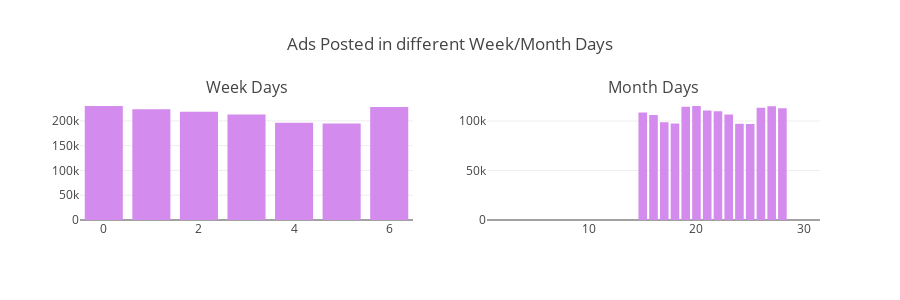

Notebook cell for this chart:
### Markdown cell above
<a id="5-10"></a>
### 5.10 On which Month Day and Week Day, the items are activated

### Code cell
trace1 = _generate_bar_plot_ver(train_df, cols[7], "WeekDays", '#d38bed', 700, 400, 200, limit=30, need_trace = True)
trace2 = _generate_bar_plot_ver(train_df, cols[8], "MonthDays", '#d38bed', 700, 400, 200, limit=30, need_trace = True)


fig = tools.make_subplots(rows=1, cols=2, print_grid=False, subplot_titles = ['Week Days','Month Days'])
fig.append_trace(trace1, 1, 1);
fig.append_trace(trace2, 1, 2);

fig['layout'].update(height=300,title='Ads Posted in different Week/Month Days', showlegend=False);
iplot(fig);

### Figure 1 — Plotly figure (JSON) as saved in the notebook; plotly's stock layout.template omitted (floating-point values rounded to 4 significant figures)
{"data": [{"marker": {"color": "#d38bed"}, "type": "bar", "x": [0, 6, 1, 2, 3, 4, 5], "xaxis": "x1", "y": [230055, 227932, 223420, 218515, 212715, 196126, 194661], "yaxis": "y1"}, {"marker": {"color": "#d38bed"}, "type": "bar", "x": [20, 27, 19, 26, 28, 21, 22, 15, 23, 16, 17, 18, 24, 25, 29, 2, 1, 30, 3, 7, 31], "xaxis": "x2", "y": [115190, 114863, 114416, 113513, 112885, 110535, 109813, 108615, 106544, 106168, 98773, 97554, 97351, 97104, 87, 3, 3, 3, 2, 1, 1], "yaxis": "y2"}], "layout": {"annotations": [{"font": {"size": 16}, "showarrow": false, "text": "Week Days", "x": 0.225, "xanchor": "center", "xref": "paper", "y": 1, "yanchor": "bottom", "yref": "paper"}, {"font": {"size": 16}, "showarrow": false, "text": "Month Days", "x": 0.775, "xanchor": "center", "xref": "paper", "y": 1, "yanchor": "bottom", "yref": "paper"}], "height": 300, "showlegend": false, "title": "Ads Posted in different Week/Month Days", "xaxis1": {"anchor": "y1", "domain": [0, 0.45]}, "xaxis2": {"anchor": "y2", "domain": [0.55, 1]}, "yaxis1": {"anchor": "x1", "domain": [0, 1]}, "yaxis2": {"anchor": "x2", "domain": [0, 1]}}}
